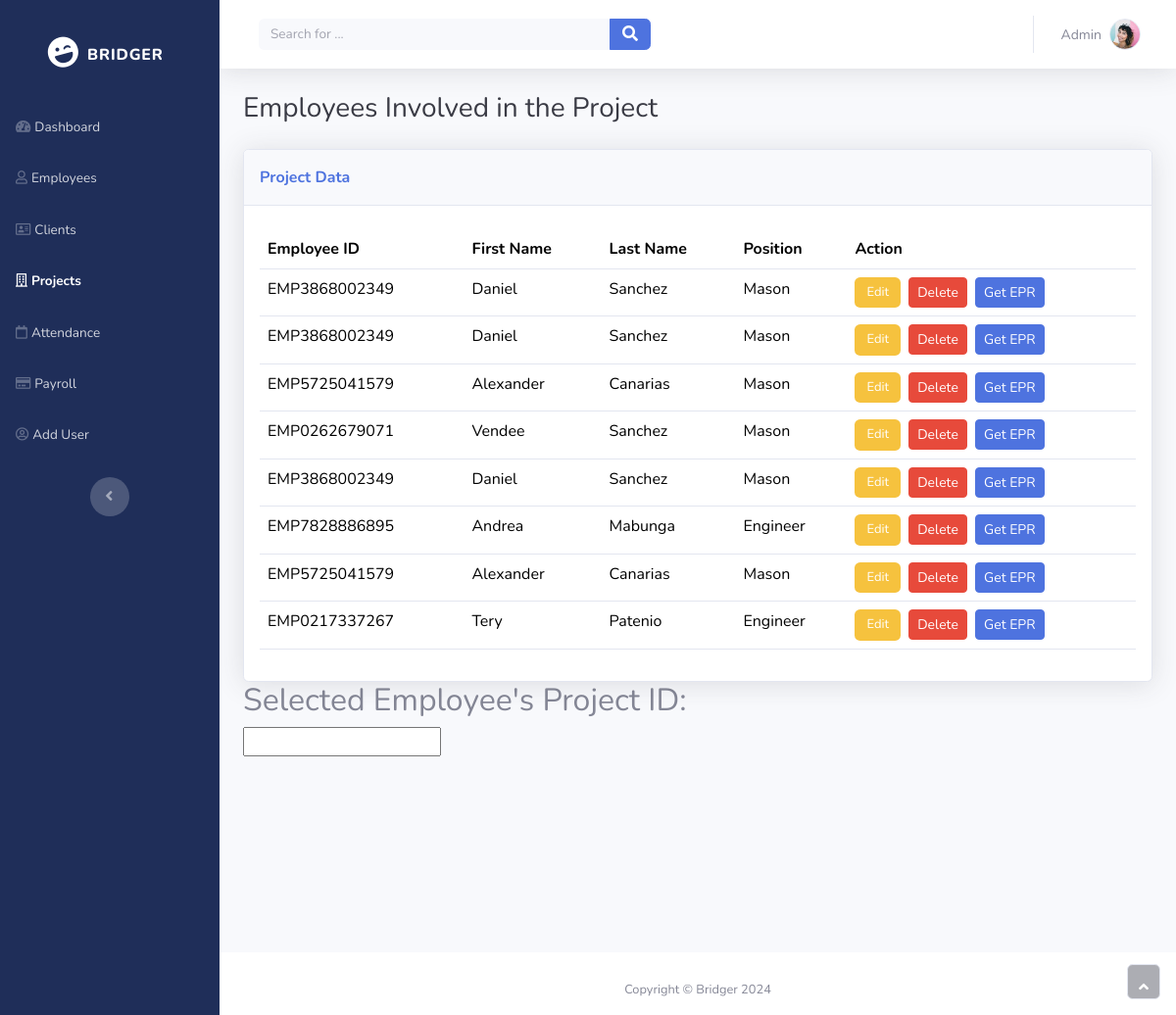
/view_project/PR6677764539, run on the app's committed database.
### tables this page shows
CREATE TABLE "employee_project" (
	"emp_proj_id"	TEXT NOT NULL UNIQUE,
	"emp_id"	TEXT NOT NULL,
	"pr_id"	TEXT NOT NULL,
	"pos_type"	TEXT NOT NULL,
	PRIMARY KEY("emp_proj_id"),
	FOREIGN KEY("pr_id") REFERENCES "project",
	FOREIGN KEY("pos_type") REFERENCES "projectPosition",
	FOREIGN KEY("emp_id") REFERENCES "employee"
);

CREATE TABLE "employee" (
	"empID"	TEXT NOT NULL UNIQUE,
	"posID"	TEXT NOT NULL,
	"empFName"	TEXT NOT NULL,
	"empLName"	TEXT NOT NULL,
	"empInitial"	TEXT NOT NULL,
	"gender"	INTEGER NOT NULL,
	"birthdate"	TEXT NOT NULL,
	"age"	INTEGER NOT NULL,
	"contact"	NUMERIC NOT NULL,
	"email"	TEXT NOT NULL,
	PRIMARY KEY("empID"),
	FOREIGN KEY("posID") REFERENCES "position"("posID")
);

CREATE TABLE "projectPosition" (
	"posType"	TEXT NOT NULL UNIQUE,
	"posName"	TEXT NOT NULL UNIQUE,
	PRIMARY KEY("posType")
);

### app.py (the view)
@app.route('/view_project/<string:project_id>', methods=['GET'])
def view_project(project_id):
    connection = get_db_connection()
    cursor = connection.cursor()
    cursor.execute(
        "SELECT "
        "emp.empID, "
        "emp.empFName, "
        "emp.empLName, "
        "ep.emp_proj_id, "
        "pos.posName "
        "FROM employee emp "
        "JOIN employee_project ep ON emp.empID = ep.emp_id "
        "JOIN projectPosition pos ON ep.pos_Type = pos.posType "
        "WHERE ep.pr_id = ?", (project_id,))
    project_data = cursor.fetchall()
    connection.close()
    return render_template('n_project_data.html', project_data=project_data)

### app.py (called while the page is built)
def get_db_connection():
    connection = sqlite3.connect('test.db')
    connection.row_factory = sqlite3.Row
    return connection

### templates/n_project_data.html (shortened to what this page needs)
<!DOCTYPE html>
<html data-bs-theme="light" lang="en">
<head>
    <link rel="stylesheet" href="{{ url_for('static', filename='bootstrap/css/bootstrap.min.css') }}">
    <link rel="stylesheet" href="{{ url_for('static', filename='fonts/fontawesome-all.min.css') }}">
</head>
<body id="page-top">
    <div id="wrapper">
        <nav class="navbar align-items-start sidebar sidebar-dark accordion bg-gradient-primary p-0 navbar-dark" style="background: #1f2e59;--bs-primary: #1f2e59;--bs-primary-rgb: 31,46,89;">
            <div class="container-fluid d-flex flex-column p-0">
                <a class="navbar-brand d-flex justify-content-center align-items-center sidebar-brand m-0" href="#" style="padding-bottom: 79px;">
                    <div class="sidebar-brand-icon rotate-n-15"><i class="fas fa-laugh-wink" style="padding-bottom: 0px;padding-top: 63px;"></i></div>
                    <div class="sidebar-brand-text mx-3" style="padding-bottom: 0px;padding-top: 63px;"><span style="padding-bottom: 0px;padding-top: 63px;">bridger</span></div>
                </a>
                <ul class="navbar-nav text-light" id="accordionSidebar">
                    <li class="nav-item"><a class="nav-link" href="/n_dashboard"><i class="fas fa-tachometer-alt"></i><span>Dashboard</span></a></li>
                    <li class="nav-item"><a class="nav-link" href="/n_employee"><i class="far fa-user"></i><span>Employees</span></a></li>
                    <li class="nav-item"><a class="nav-link" href="/n_client"><i class="far fa-address-card"></i><span>Clients</span></a></li>
                    <li class="nav-item"><a class="nav-link active" href="/n_project"><i class="far fa-building"></i><span>Projects</span></a></li>
                    <li class="nav-item"><a class="nav-link" href="/n_attendance_project"><i class="far fa-calendar"></i><span>Attendance</span></a></li>
                    <li class="nav-item"><a class="nav-link" href="/#"><i class="far fa-credit-card"></i><span>Payroll</span></a></li>
                    <li class="nav-item"><a class="nav-link" href="/add_user"><i class="far fa-user-circle"></i></i><span>Add User</span></a></li>
                </ul>
                <div class="text-center d-none d-md-inline"><button class="btn rounded-circle border-0" id="sidebarToggle" type="button"></button></div>
            </div>
        </nav>
        <div class="d-flex flex-column" id="content-wrapper">
            <div id="content">
                <nav class="navbar navbar-expand bg-white shadow mb-4 topbar static-top navbar-light">
                    <div class="container-fluid">
                        <form id="searchForm" class="d-none d-sm-inline-block me-auto ms-md-3 my-2 my-md-0 mw-100 navbar-search" onsubmit="searchEmployee(); return false;">
                            <div class="input-group">
                                <input id="searchInput" class="bg-light form-control border-0 small" type="text" placeholder="Search for ...">
                                <button class="btn btn-primary py-0" type="submit"><i class="fas fa-search"></i></button>
                            </div>
                        </form>
                        <ul class="navbar-nav flex-nowrap ms-auto">
                            <li class="nav-item dropdown no-arrow">
                                <div class="nav-item dropdown no-arrow">
                                    <a class="dropdown-toggle nav-link" aria-expanded="false" data-bs-toggle="dropdown" href="#">
                                        <span class="d-none d-lg-inline me-2 text-gray-600 small">Admin</span>
                                        <img class="border rounded-circle img-profile" src="{{ url_for('static', filename='img/avatars/avatar1.jpeg') }}">
                                    </a>
                                </div>
                            </li>
                        </ul>
                    </div>
                </nav>
                <div class="container-fluid">
                    <h3 class="text-dark mb-4">Employees Involved in the Project </h3>
                    <div class="card shadow">
                        <div class="card-header py-3">
                            <p class="text-primary m-0 fw-bold">Project Data</p>
                        </div>
                        <div class="card-body">
                                <div class="table-responsive table mt-2" id="dataTable" role="grid" aria-describedby="dataTable_info">
                                    <table class="table my-0" id="dataTable">
                                        <thead>
                                            <tr>
                                                <th>Employee ID</th>
                                                <th>First Name</th>
                                                <th>Last Name</th>
                                                <th>Position</th>
                                                <th>Action</th>
                                            </tr>
                                        </thead>
                                        <tbody>
                                            {% for row in project_data %}
                                            <tr>
                                                <td>{{ row.empID }}</td>
                                                <td>{{ row.empFName }}</td>
                                                <td>{{ row.empLName }}</td>
                                                <td>{{ row.posName }}</td>
                                                <td>
                                                    <button class="btn btn-primary" type="button" style="margin-right: 4px;background: var(--bs-yellow);border-style: none;font-size: 13px;">Edit</button>
                                                    <button class="btn btn-danger btn-sm">Delete</button>
                                                    <button class="btn btn-primary btn-sm" style="margin-left: 4px; margin-right: -20px" onclick="showEmployeeProjectID('{{ row.emp_proj_id }}')">Get EPR</button>
                                                </td>
                                                <td></td>
                                            </tr>
                                            {% endfor %}
                                        </tbody>
                                    </table>
                                </div>
                            </div>
                        </div>
                        <h2>Selected Employee's Project ID:</h2>
                        <input type="text" id="employeeProjectID" readonly>
                    </div>
                </div>
            <footer class="bg-white sticky-footer" style="height: 62.8px;margin-top: 200px;">
                <div class="container my-auto">
                    <div class="text-center my-auto copyright"><span>Copyright © Bridger 2024</span></div>
                </div>
            </footer>
            <a class="border rounded d-inline scroll-to-top" href="#page-top" style="height: 36px;width: 34px;">
                <i class="fas fa-angle-up"></i>
            </a>
        </div>
    </div>
</body>
</html>

### data on the page
employee_project: empID "EMP3868002349", empFName "Daniel", empLName "Sanchez", posName "Mason"
employee_project: empID "EMP3868002349", empFName "Daniel", empLName "Sanchez", posName "Mason"
employee_project: empID "EMP5725041579", empFName "Alexander", empLName "Canarias", posName "Mason"
employee_project: empID "EMP0262679071", empFName "Vendee", empLName "Sanchez", posName "Mason"
employee_project: empID "EMP3868002349", empFName "Daniel", empLName "Sanchez", posName "Mason"
employee_project: empID "EMP7828886895", empFName "Andrea", empLName "Mabunga", posName "Engineer"
employee_project: empID "EMP5725041579", empFName "Alexander", empLName "Canarias", posName "Mason"
employee_project: empID "EMP0217337267", empFName "Tery", empLName "Patenio", posName "Engineer"
